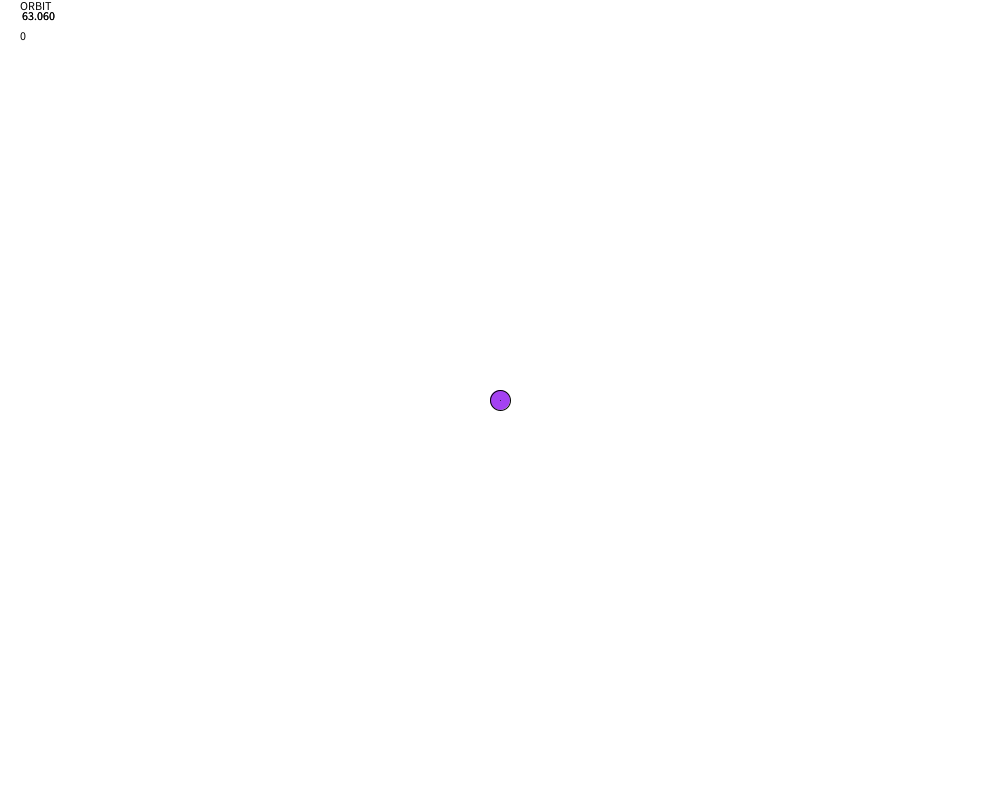
Frame 1 (no input)
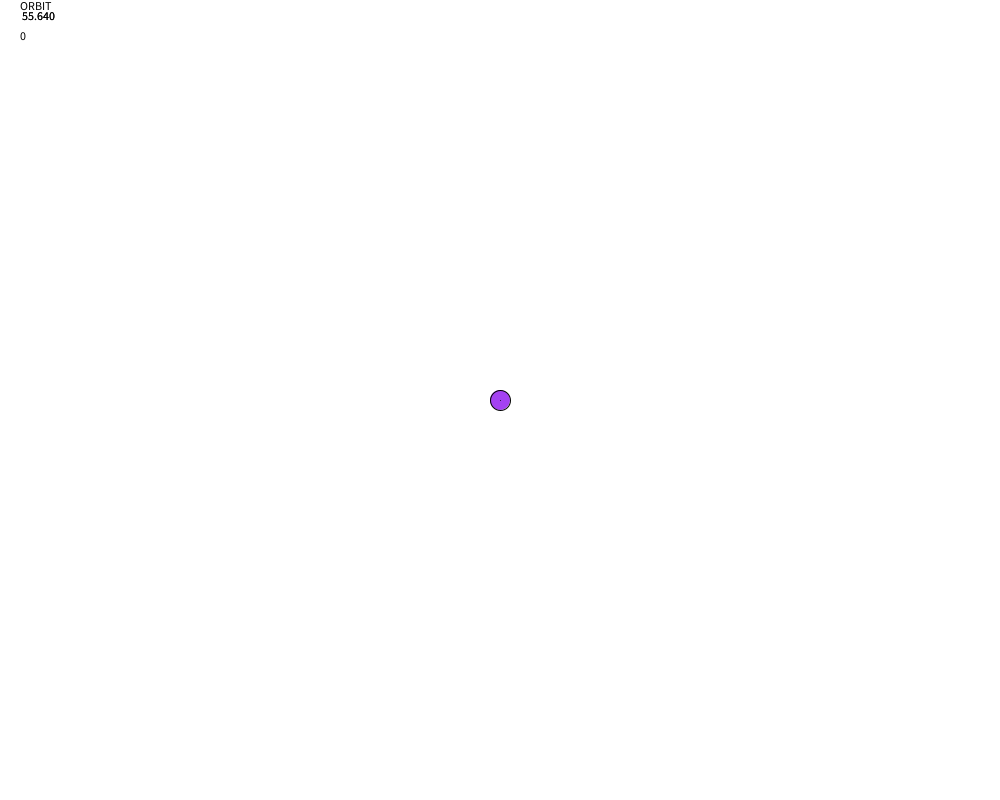
Frame 60 (the mouse pressed at the canvas centre just before this capture)
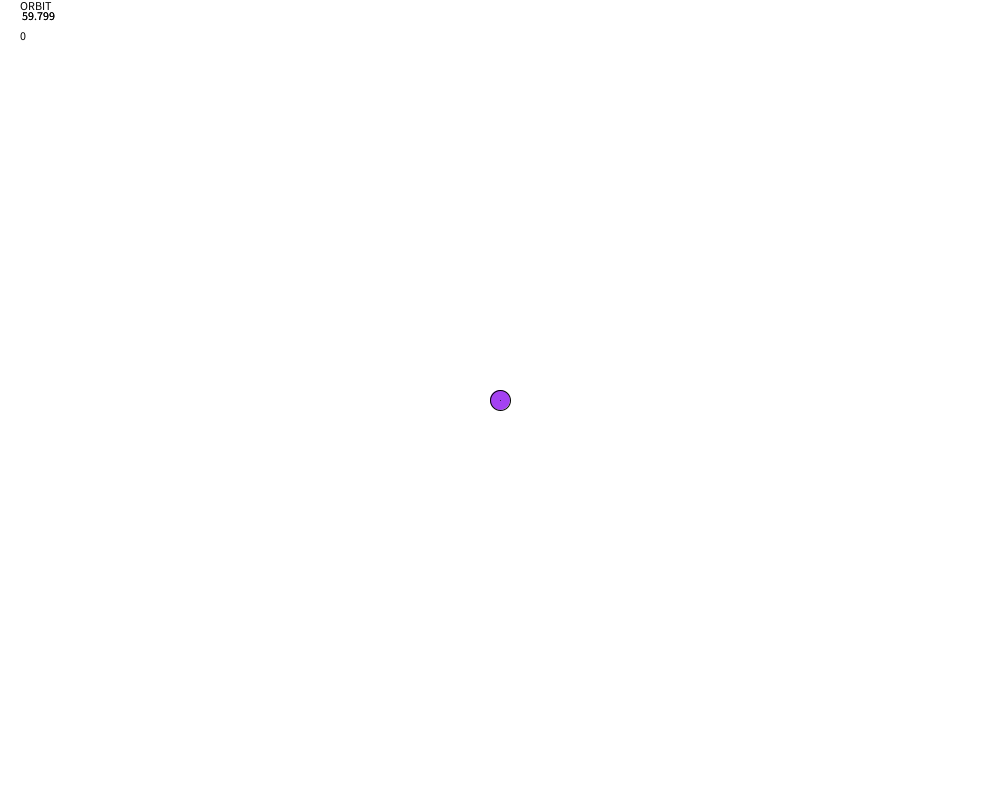
Frame 120 (the mouse held since frame 60 and released just before this capture)

The Processing sketch that drew these frames (run headless with seeded random() and noise(); from frame 60 on, the mouse is pressed at the canvas centre):

// Processing sketch: OrbPhysics
// ── OrbPhysics.pde
ArrayList<Orb>orbList;
Orb attractor;
String MODE = "ORBIT"; 
void setup() {
  size(1000, 800);
  orbList = new ArrayList<Orb>();
  attractor = new Orb(width/2,height/2,0,0, 20);
}
void mouseClicked() {
  //add a new Orb to the orbList, constructed as follows:
  //The x and y positions are the same as the mouse
  //the radius should be between in the range [20.0,70.0)
  //the xSpeed and ySpeed should be in the range [-3.0,3.0)
   Orb o = new Orb(mouseX, mouseY, 5, 0, 20);
   orbList.add(o);
}
void keyPressed() {
  if (keyCode == BACKSPACE) {
    orbList = new ArrayList<Orb>();;
  } else if (key == ' '){
    if (MODE == "GRAVITY"){
      MODE = "ORBIT";
    }else{
      MODE = "GRAVITY";
    }
  }
}
void draw() {
  background(255);
  fill(0,0,255);
  
  attractor.display();
  if (MODE == "GRAVITY"){
    for (Orb o : orbList) {
      o.move();
      o.display();
    }
  }
  
  if (MODE == "ORBIT"){
  for (Orb o : orbList) {
    o.attract(attractor);
    o.display();
  }
  }
  fill(0);
  text(frameRate, 20, 20);
  text(MODE, 20, 10);
  text(frameRate, 20, 20);
  text(orbList.size(), 20, 40);
}

// ── Orb.pde
public class Orb {
  float x, y;
  float xSpeed, ySpeed;
  float radius;
  color c;

  public Orb(float x_, float y_, float xSpeed_, float ySpeed_, float radius_ ) {
    x = x_;
    y = y_;
    xSpeed = xSpeed_;
    ySpeed = ySpeed_;
    radius = radius_;
    //random color... why not.
    c = color(random(255), random(255), random(255));
  }


  void display() {
    //Part 1:
    //draw a ellipse at the x,y position, with the correct radius.
    //make sure it is the correct color
    //make sure you read the parameters of ellipse, so that you have the correct size.
    //radius is NOT one of the parameters of ellipse by default.
    fill(c);
    
    ellipse(x, y, radius, radius);
    line(x, y, x + 7 * xSpeed, y + 7 * ySpeed); 
  }

  void move() {
    //PART 2
    //change the x based on the xSpeed
    //change the y based on the ySpeed
    if (x + radius/2 >= width || x - radius/2 <= 0){
      xSpeed = -1 * xSpeed;
    }
    x += xSpeed;
    //PART 3
    //Change the speed when you collide with the end of the screen (all 4 sides)
    if (y + radius/2 >= height || y - radius/2<= 0){
      ySpeed = -1 * ySpeed;
    }
    y += ySpeed;
    //Part 4
    //Add a small adjustment for gravity. Gravity is a ySpeed acceleration...
    //You don't need a variable for this if every object experiences the same
    //gravitational constant.
    ySpeed = 0.15 + ySpeed;
  }
  
  void attract(Orb other){
    float dist = dist(x,y, other.x, other.y);
    xSpeed += 20 * (other.x - x)/(dist * dist); 
    x += xSpeed;
    ySpeed += 20 * (other.y - y)/(dist * dist);
    y += ySpeed;
  }
}
